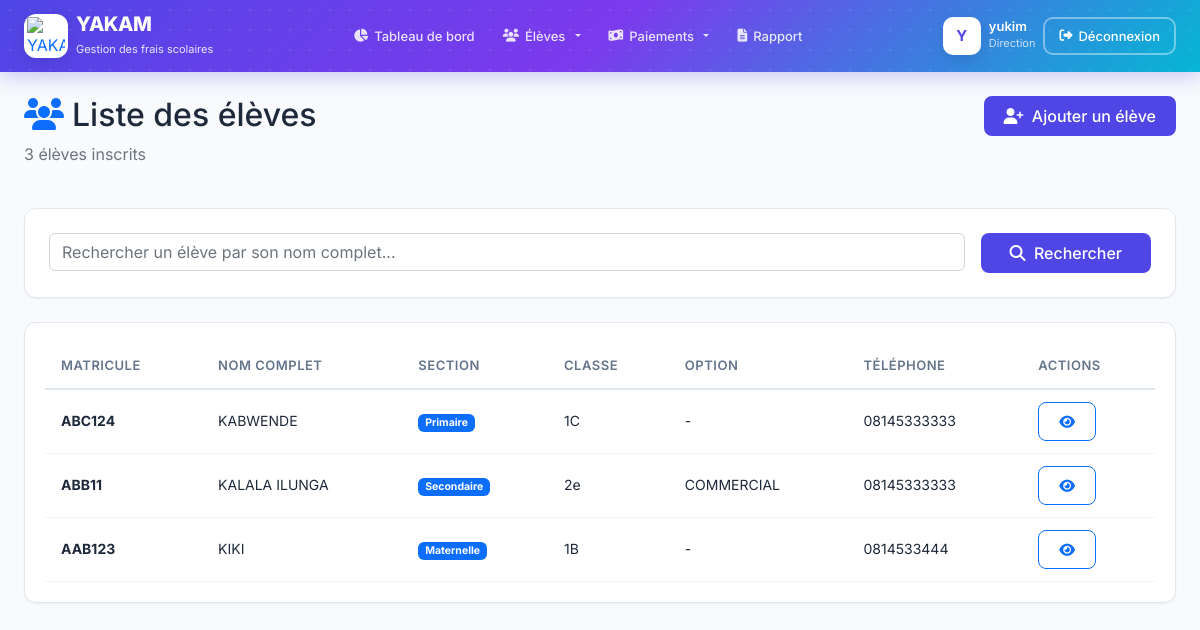
The page /eleves/ (signed in) on the database as committed earlier.
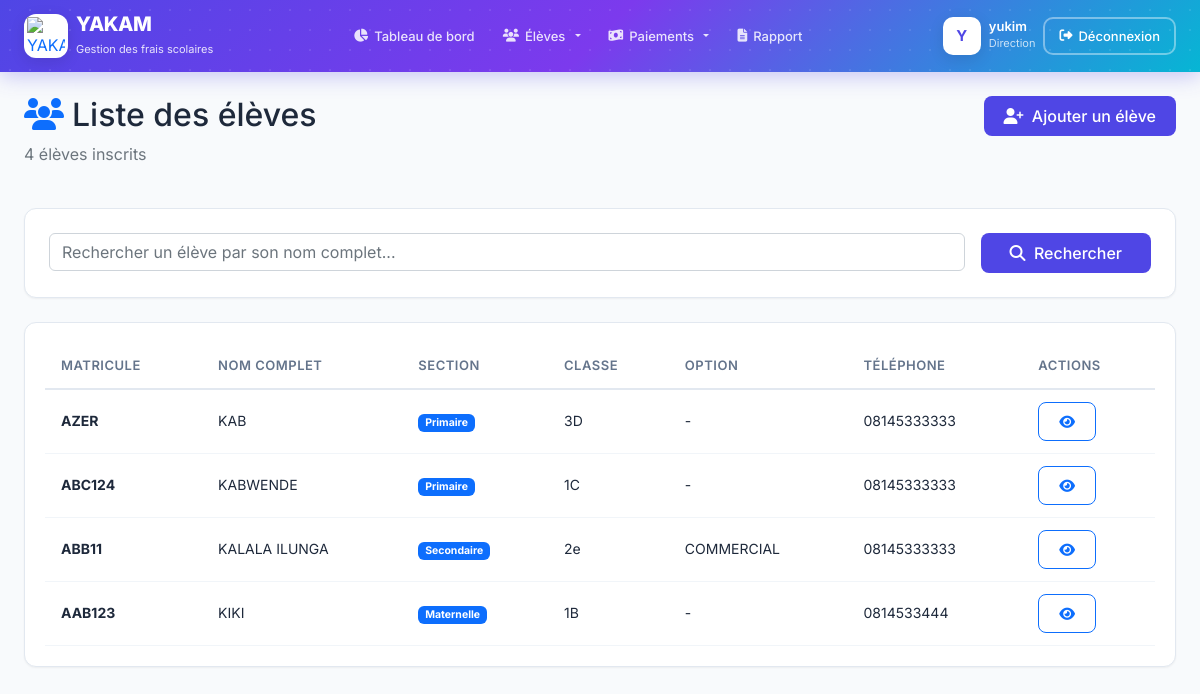
The same page on the database as committed later.
### gestion/models.py (models this page shows, shortened)
class Eleve(models.Model):
    ecole = models.ForeignKey(Ecole, on_delete=models.CASCADE, related_name='eleves', null=True, blank=True)
    matricule = models.CharField(max_length=20, unique=True)
    nom_complet = models.CharField(max_length=200, db_index=True)
    section = models.ForeignKey(Section, on_delete=models.CASCADE, related_name='eleves')
    classe = models.ForeignKey(Classe, on_delete=models.CASCADE, related_name='eleves')
    option = models.CharField(max_length=100, blank=True, null=True)
    telephone_parent = models.CharField(max_length=20, blank=True, null=True)
    date_inscription = models.DateTimeField(auto_now_add=True)
    est_actif = models.BooleanField(default=True)
    class Meta:
        verbose_name = "Élève"
        verbose_name_plural = "Élèves"

class Section(models.Model):
    NOM_SECTIONS = [
        ('PRIMAIRE', 'Primaire'),
        ('SECONDAIRE', 'Secondaire'),
        ('MATERNELLE', 'Maternelle'),
    ]
    nom = models.CharField(max_length=20, choices=NOM_SECTIONS, unique=True)
    class Meta:
        verbose_name = "Section"
        verbose_name_plural = "Sections"

class Classe(models.Model):
    section = models.ForeignKey(Section, on_delete=models.CASCADE, related_name='classes')
    nom = models.CharField(max_length=10)
    class Meta:
        unique_together = ['section', 'nom']
        verbose_name = "Classe"
        verbose_name_plural = "Classes"

### gestion/views.py (the view)
# urls.py: path('eleves/', views.liste_eleves, name='liste_eleves'),
@login_required
def liste_eleves(request):
    form = RechercheEleveForm(request.GET or None)
    eleves = Eleve.objects.filter(est_actif=True).order_by('nom_complet')
    if form.is_valid() and form.cleaned_data.get('nom'):
        nom = form.cleaned_data.get('nom')
        eleves = eleves.filter(nom_complet__icontains=nom)
    context = {
        'form': form,
        'eleves': eleves,
        'total_eleves': eleves.count(),
    }
    return render(request, 'gestion/liste_eleves.html', context)

### gestion/forms.py
class RechercheEleveForm(forms.Form):
    nom = forms.CharField(
        max_length=200,
        required=False,
        widget=forms.TextInput(attrs={
            'class': 'form-control',
            'placeholder': 'Rechercher un élève par son nom complet...'
        })
    )

### gestion/templates/gestion/liste_eleves.html (shortened to what this page needs)
{% extends 'gestion/base.html' %}
{% load static %}
{% block content %}
<div class="row mb-4">
    <div class="col">
        <h2><i class="fas fa-users me-2 text-primary"></i>Liste des élèves</h2>
        <p class="text-muted">{{ total_eleves }} élèves inscrits</p>
    </div>
    <div class="col-auto">
        <a href="{% url 'gestion:ajouter_eleve' %}" class="btn btn-primary">
            <i class="fas fa-user-plus me-1"></i> Ajouter un élève
        </a>
    </div>
</div>
<div class="dashboard-card mb-4">
    <div class="card-body">
        <form method="get" class="row g-3">
            <div class="col-md-10">
                {{ form.nom }}
            </div>
            <div class="col-md-2">
                <button type="submit" class="btn btn-primary w-100">
                    <i class="fas fa-search me-1"></i> Rechercher
                </button>
            </div>
        </form>
    </div>
</div>
<div class="table-container">
    <table>
        <thead>
            <tr>
                <th>Matricule</th>
                <th>Nom complet</th>
                <th>Section</th>
                <th>Classe</th>
                <th>Option</th>
                <th>Téléphone</th>
                <th>Actions</th>
            </tr>
        </thead>
        <tbody>
            {% for eleve in eleves %}
            <tr>
                <td><strong>{{ eleve.matricule }}</strong></td>
                <td>{{ eleve.nom_complet }}</td>
                <td><span class="badge bg-primary">{{ eleve.section.get_nom_display }}</span></td>
                <td>{{ eleve.classe.nom }}</td>
                <td>{{ eleve.option|default:"-" }}</td>
                <td>{{ eleve.telephone_parent|default:"-" }}</td>
                <td>
                    <a href="{% url 'gestion:detail_eleve' eleve.id %}" class="btn btn-sm btn-outline-primary">
                        <i class="fas fa-eye"></i>
                    </a>
                </td>
            </tr>
            {% endfor %}
        </tbody>
    </table>
</div>
{% endblock %}

Rows that differ between the two databases and show on the page:
added Eleve: matricule "AZER", nom_complet "KAB", section.nom "Primaire", classe.nom "3D", option "-", telephone_parent "08145333333"
Other text that changed with them:
{{ total_eleves }}: "3" → "4"
